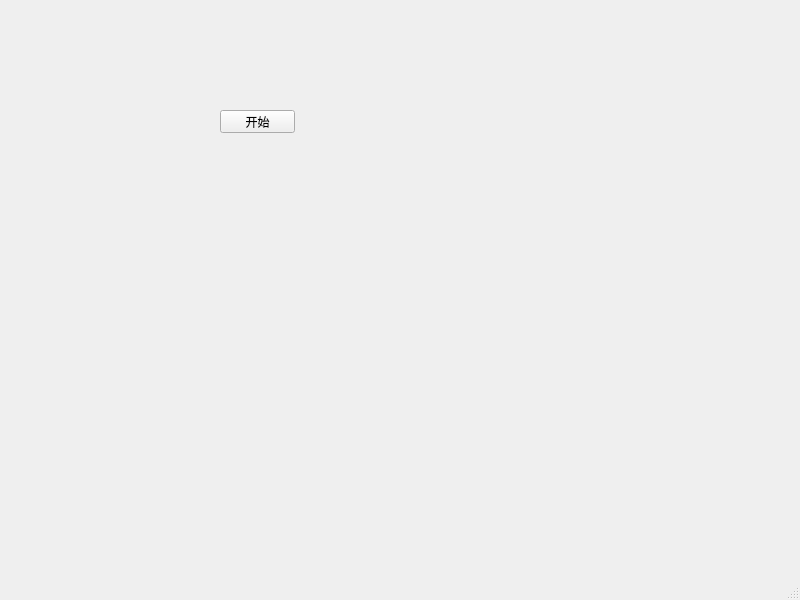
<?xml version="1.0" encoding="UTF-8"?>
<ui version="4.0">
 <class>MainWindow</class>
 <widget class="QMainWindow" name="MainWindow">
  <property name="geometry">
   <rect>
    <x>0</x>
    <y>0</y>
    <width>800</width>
    <height>600</height>
   </rect>
  </property>
  <property name="windowTitle">
   <string>MainWindow</string>
  </property>
  <widget class="QWidget" name="centralwidget">
   <widget class="QPushButton" name="startBtn">
    <property name="geometry">
     <rect>
      <x>220</x>
      <y>110</y>
      <width>75</width>
      <height>23</height>
     </rect>
    </property>
    <property name="text">
     <string>开始</string>
    </property>
   </widget>
  </widget>
  <widget class="QMenuBar" name="menubar">
   <property name="geometry">
    <rect>
     <x>0</x>
     <y>0</y>
     <width>800</width>
     <height>23</height>
    </rect>
   </property>
  </widget>
  <widget class="QStatusBar" name="statusbar"/>
 </widget>
 <resources/>
 <connections/>
</ui>
